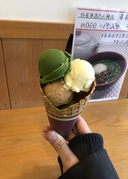
#> input picture HW1/sample1.png, 128 x 179 px, shrunk from 400 x 560 before the run
$ python dip_hw1.py
#> lines starting #> are read from the running program, lines starting #| are printed output that depends on the picture; long printed decimals are rounded
import numpy as np
from PIL import Image
from matplotlib import pyplot as plt
import math

# open sample 1 image
sample1 = Image.open("sample1.png")
#> sample1 is the input picture: PIL image 128x179 RGB; mean R, G, B 150.5, 122, 92.4

# flip, Img mode 'L' for grayscale / "RGB" for RGB
result1 = Image.new('RGB', (sample1.width, sample1.height))
#> result1: PIL image 128x179 RGB; every value is 0
for y in range(result1.height):
    for x in range(result1.width):
        color = sample1.getpixel((x, y))
        result1.putpixel((result1.width-1-x, y), color)
result1.save("result1.png")

# by definition: "Gray = 0.299 * Red + 0.587 * Green + 0.114 * Blue"
result2 = Image.new('L', (sample1.width, sample1.height))
#> result2: PIL image 128x179 L; every value is 0
for y in range(result2.height):
    for x in range(result2.width):
        r, g, b = result1.getpixel((x, y))
        gray = 0.299*r+0.587*g+0.114*b
        result2.putpixel((x, y), int(gray))
result2.save("result2.png")

# open sample 2 image
sample2 = Image.open("sample2.png")
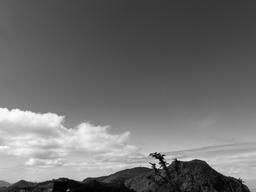
#> input picture HW1/sample2.png, 256 x 192 px, shrunk from 800 x 600 before the run
#> sample2 is the input picture: PIL image 256x192 L; min 0, max 252, mean 109.5

# intensity/2
result3 = Image.new('L', (sample2.width, sample2.height))
#> result3: PIL image 256x192 L; every value is 0
for y in range(result3.height):
    for x in range(result3.width):
        gray = sample2.getpixel((x, y))
        result3.putpixel((x, y), int(gray/2))
result3.save("result3.png")

# intensity*3
result4 = Image.new('L', (sample2.width, sample2.height))
for y in range(result4.height):
    for x in range(result4.width):
        gray = result3.getpixel((x, y))
        gray = gray*3
        if(gray > 255):
            gray = 255
        result4.putpixel((x, y), int(gray))
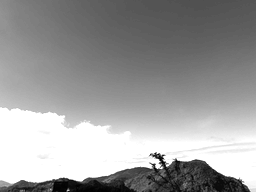
#> result4: PIL image 256x192 L; min 0, max 255, mean 155.1
result4.save("result4.png")

# plot function
def draw_histogram(img):
    plt_y = np.zeros(256, dtype=int)
    for y in range(img.height):
        for x in range(img.width):
            plt_y[int(img.getpixel((x, y)))] += 1
    plt_x = np.arange(len(plt_y))
#> plt_x = 256 values from 0 to 255
    plt.bar(plt_x, plt_y, width=1)
    plt.show()
#> figure, not shown here; tallest bar 688 high, from x = 62.5 to 63.5

# plot sample2, result3 and result4
draw_histogram(sample2)
draw_histogram(result3)
draw_histogram(result4)

# global histogram equalization function
def global_histogram_equalization(img):
    img_new = Image.new('L', (img.width, img.height))
    hist = np.zeros(256, dtype=int)
    for y in range(img.height):
        for x in range(img.width):
            hist[int(img.getpixel((x, y)))] += 1
    pdf = np.zeros(256, dtype=float)
    for i in range(len(pdf)):
        pdf[i] = hist[i]/(img.width*img.height)
    cdf = np.zeros(256, dtype=float)
    cdf[0] = pdf[0]*255
    for i in range(1, len(cdf)):
        cdf[i] = cdf[i-1]+pdf[i]*255
#> after the loop, cdf = 256 values from 0.0674 to 255
    for y in range(img_new.height):
        for x in range(img_new.width):
            gray = round(cdf[int(img.getpixel((x, y)))])
            img_new.putpixel((x, y), gray)
    return img_new

# global histogram equalization & plot
result5 = global_histogram_equalization(result3)
result5.save("result5.png")
result6 = global_histogram_equalization(result4)
result6.save("result6.png")
draw_histogram(result5)
draw_histogram(result6)

# local histogram equalization function
# ref: https://www.imageeprocessing.com/2011/06/local-histogram-equalization.html
def local_histogram_equalization(img):
    img_new = Image.new('L', (img.width, img.height))
    array_img = np.array(img, dtype=int)
    array_img = np.pad(array_img, ((1, 1), (1, 1)), 'edge')
#> array_img: shape (194, 258) int64
    for y in range(1, array_img.shape[0]-1):
        for x in range(1, array_img.shape[1]-1):
            mask = np.zeros((3, 3), dtype=int)
            for j in range(y-1, y+2):
                for i in range(x-1, x+2):
                    mask[j-(y-1), i-(x-1)] = array_img[j, i]
            hist = np.zeros(256, dtype=int)
            for j in range(mask.shape[0]):
                for i in range(mask.shape[1]):
                    hist[mask[j, i]] += 1
            pdf = np.zeros(256, dtype=float)
            for i in range(len(pdf)):
                pdf[i] = hist[i]/(mask.shape[1]*mask.shape[0])
            cdf = np.zeros(256, dtype=float)
            cdf[0] = pdf[0]*255
            for i in range(1, len(cdf)):
                cdf[i] = cdf[i-1]+pdf[i]*255
            gray = round(cdf[array_img[y, x]])
            img_new.putpixel((x-1, y-1), gray)
    return img_new

# local histogram equalization & plot
result7 = local_histogram_equalization(result3)
result7.save("result7.png")
result8 = local_histogram_equalization(result4)
result8.save("result8.png")
draw_histogram(result7)
draw_histogram(result8)

# optimize, goal: improve low intensity part
result9 = Image.new('L', (sample2.width, sample2.height))
for y in range(result9.height):
    for x in range(result9.width):
        gray = int(sample2.getpixel((x, y)))
        if(gray < 147):
            gray = gray**(2/5)*20
        result9.putpixel((x, y), int(gray))
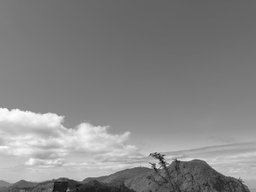
#> result9: PIL image 256x192 L; min 0, max 252, mean 133.2
result9.save("result9.png")
draw_histogram(result9)

# open sample 3,4,5 image
sample3 = Image.open("sample3.png")
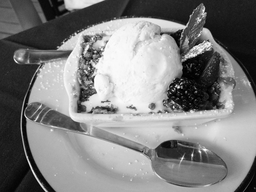
#> input picture HW1/sample3.png, 256 x 192 px, shrunk from 800 x 600 before the run
#> sample3 is the input picture: PIL image 256x192 L; min 0, max 255, mean 127
sample4 = Image.open("sample4.png")
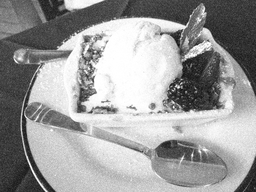
#> input picture HW1/sample4.png, 256 x 192 px, shrunk from 800 x 600 before the run
#> sample4 is the input picture: PIL image 256x192 L; min 14, max 255, mean 155.4
sample5 = Image.open("sample5.png")
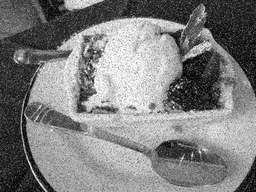
#> input picture HW1/sample5.png, 256 x 192 px, shrunk from 800 x 600 before the run
#> sample5 is the input picture: PIL image 256x192 L; min 0, max 255, mean 126.5

#
def noise_reduction(img, filter_size):
    img_new = Image.new('L', (img.width, img.height))
    array_img = np.array(img, dtype=int)
#> array_img: shape (192, 256) int64
    array_img = np.pad(array_img, ((filter_size[0]//2, filter_size[0]//2), (filter_size[1]//2, filter_size[1]//2)), 'edge')
#> array_img: shape (194, 258) int64
    for y in range(filter_size[0]//2, array_img.shape[0]-filter_size[0]//2):
        for x in range(filter_size[1]//2, array_img.shape[1]-filter_size[1]//2):
            array_filter = np.zeros((filter_size[0], filter_size[1]), dtype=int)
            for j in range(y-filter_size[0]//2, y+filter_size[0]//2+1):
                for i in range(x-filter_size[1]//2, x+filter_size[1]//2+1):
                    array_filter[j-(y-filter_size[0]//2), i-(x-filter_size[1]//2)] = array_img[j, i]
            gray = int(np.median(array_filter))
            if(gray == 255):
                gray = int(np.percentile(array_filter, 25))
            elif(gray == 0):
                gray = int(np.percentile(array_filter, 75))
            img_new.putpixel((x-filter_size[1]//2, y-filter_size[0]//2), gray)
    return img_new

result10 = noise_reduction(sample4, np.array([3, 3]))
result10.save("result10.png")
result11 = noise_reduction(sample5, np.array([3, 3]))
#> after the loop in noise_reduction (call 2), `for y in range(filter_size[0]//2, array_img.shape[0]-filter_size[0]//2):`:
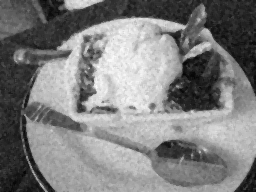
#> img_new: PIL image 256x192 L; min 5, max 250, mean 126.2
result11.save("result11.png")

def psnr(base_img, processed_img):
    mse = 0
    for y in range(base_img.height):
        for x in range(base_img.width):
            mse += (int(base_img.getpixel((x, y)))-int(processed_img.getpixel((x, y))))**2
#> after the loop, mse = 44812147
    mse /= base_img.width*base_img.height
#> mse = 911.7
    return 10*math.log(255**2/mse, 10)

print("PSNR of result10 is: %f" %(psnr(sample3, result10)))
#| PSNR of result10 is: 18.532
print("PSNR of result11 is: %f" %(psnr(sample3, result11)))
#| PSNR of result11 is: 24.155
